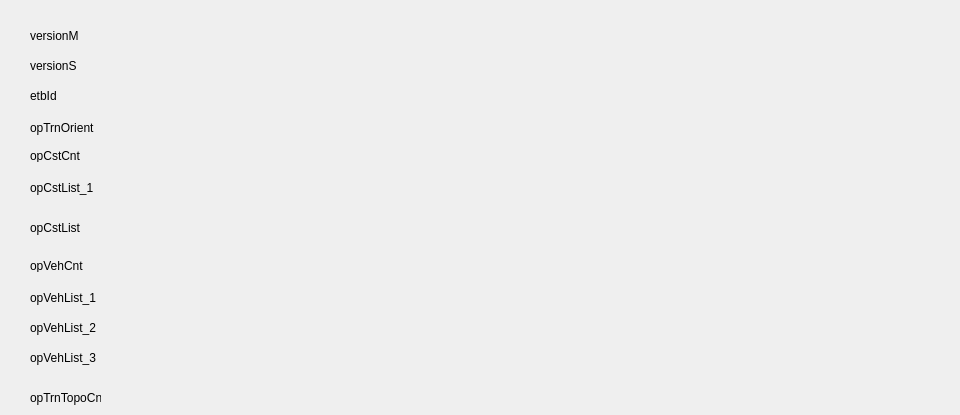
   <widget class="QWidget" name="tab_6">
    <attribute name="title">
     <string>109</string>
    </attribute>
    <widget class="QLabel" name="label_12">
     <property name="geometry">
      <rect>
       <x>30</x>
       <y>30</y>
       <width>54</width>
       <height>12</height>
      </rect>
     </property>
     <property name="text">
      <string>versionM</string>
     </property>
    </widget>
    <widget class="QLabel" name="versionM109">
     <property name="geometry">
      <rect>
       <x>110</x>
       <y>30</y>
       <width>391</width>
       <height>16</height>
      </rect>
     </property>
     <property name="text">
      <string/>
     </property>
    </widget>
    <widget class="QLabel" name="label_16">
     <property name="geometry">
      <rect>
       <x>30</x>
       <y>60</y>
       <width>54</width>
       <height>12</height>
      </rect>
     </property>
     <property name="text">
      <string>versionS</string>
     </property>
    </widget>
    <widget class="QLabel" name="versionS109">
     <property name="geometry">
      <rect>
       <x>110</x>
       <y>60</y>
       <width>391</width>
       <height>16</height>
      </rect>
     </property>
     <property name="text">
      <string/>
     </property>
    </widget>
    <widget class="QLabel" name="label_18">
     <property name="geometry">
      <rect>
       <x>30</x>
       <y>90</y>
       <width>54</width>
       <height>12</height>
      </rect>
     </property>
     <property name="text">
      <string>etbId</string>
     </property>
    </widget>
    <widget class="QLabel" name="etbId109">
     <property name="geometry">
      <rect>
       <x>110</x>
       <y>90</y>
       <width>391</width>
       <height>16</height>
      </rect>
     </property>
     <property name="text">
      <string/>
     </property>
    </widget>
    <widget class="QLabel" name="label_20">
     <property name="geometry">
      <rect>
       <x>30</x>
       <y>120</y>
       <width>71</width>
       <height>16</height>
      </rect>
     </property>
     <property name="text">
      <string>opTrnOrient</string>
     </property>
    </widget>
    <widget class="QLabel" name="opTrnOrient109">
     <property name="geometry">
      <rect>
       <x>110</x>
       <y>120</y>
       <width>391</width>
       <height>16</height>
      </rect>
     </property>
     <property name="text">
      <string/>
     </property>
    </widget>
    <widget class="QLabel" name="opCstCnt109">
     <property name="geometry">
      <rect>
       <x>110</x>
       <y>150</y>
       <width>391</width>
       <height>16</height>
      </rect>
     </property>
     <property name="text">
      <string/>
     </property>
    </widget>
    <widget class="QLabel" name="label_23">
     <property name="geometry">
      <rect>
       <x>30</x>
       <y>150</y>
       <width>54</width>
       <height>12</height>
      </rect>
     </property>
     <property name="text">
      <string>opCstCnt</string>
     </property>
    </widget>
    <widget class="QLabel" name="label_24">
     <property name="geometry">
      <rect>
       <x>30</x>
       <y>180</y>
       <width>71</width>
       <height>16</height>
      </rect>
     </property>
     <property name="text">
      <string>opCstList_1</string>
     </property>
    </widget>
    <widget class="QLabel" name="opCstList109_1">
     <property name="geometry">
      <rect>
       <x>110</x>
       <y>180</y>
       <width>841</width>
       <height>16</height>
      </rect>
     </property>
     <property name="text">
      <string/>
     </property>
    </widget>
    <widget class="QLabel" name="label_26">
     <property name="geometry">
      <rect>
       <x>30</x>
       <y>260</y>
       <width>54</width>
       <height>12</height>
      </rect>
     </property>
     <property name="text">
      <string>opVehCnt</string>
     </property>
    </widget>
    <widget class="QLabel" name="opVehCnt109">
     <property name="geometry">
      <rect>
       <x>110</x>
       <y>260</y>
       <width>391</width>
       <height>16</height>
      </rect>
     </property>
     <property name="text">
      <string/>
     </property>
    </widget>
    <widget class="QLabel" name="label_28">
     <property name="geometry">
      <rect>
       <x>30</x>
       <y>290</y>
       <width>71</width>
       <height>16</height>
      </rect>
     </property>
     <property name="text">
      <string>opVehList_1</string>
     </property>
    </widget>
    <widget class="QLabel" name="opVehList109">
     <property name="geometry">
      <rect>
       <x>110</x>
       <y>290</y>
       <width>841</width>
       <height>16</height>
      </rect>
     </property>
     <property name="text">
      <string/>
     </property>
    </widget>
    <widget class="QLabel" name="label_30">
     <property name="geometry">
      <rect>
       <x>30</x>
       <y>390</y>
       <width>71</width>
       <height>16</height>
      </rect>
     </property>
     <property name="text">
      <string>opTrnTopoCnt</string>
     </property>
    </widget>
    <widget class="QLabel" name="opTrnTopoCnt109">
     <property name="geometry">
      <rect>
       <x>110</x>
       <y>390</y>
       <width>391</width>
       <height>16</height>
      </rect>
     </property>
     <property name="text">
      <string/>
     </property>
    </widget>
    <widget class="QLabel" name="opCstList109_2">
     <property name="geometry">
      <rect>
       <x>110</x>
       <y>220</y>
       <width>841</width>
       <height>16</height>
      </rect>
     </property>
     <property name="text">
      <string/>
     </property>
    </widget>
    <widget class="QLabel" name="label_41">
     <property name="geometry">
      <rect>
       <x>30</x>
       <y>220</y>
       <width>61</width>
       <height>16</height>
      </rect>
     </property>
     <property name="text">
      <string>opCstList</string>
     </property>
    </widget>
    <widget class="QLabel" name="opVehList109_2">
     <property name="geometry">
      <rect>
       <x>110</x>
       <y>320</y>
       <width>841</width>
       <height>16</height>
      </rect>
     </property>
     <property name="text">
      <string/>
     </property>
    </widget>
    <widget class="QLabel" name="label_42">
     <property name="geometry">
      <rect>
       <x>30</x>
       <y>320</y>
       <width>71</width>
       <height>16</height>
      </rect>
     </property>
     <property name="text">
      <string>opVehList_2</string>
     </property>
    </widget>
    <widget class="QLabel" name="opVehList109_3">
     <property name="geometry">
      <rect>
       <x>110</x>
       <y>350</y>
       <width>841</width>
       <height>16</height>
      </rect>
     </property>
     <property name="text">
      <string/>
     </property>
    </widget>
    <widget class="QLabel" name="label_43">
     <property name="geometry">
      <rect>
       <x>30</x>
       <y>350</y>
       <width>71</width>
       <height>16</height>
      </rect>
     </property>
     <property name="text">
      <string>opVehList_3</string>
     </property>
    </widget>
   </widget>
